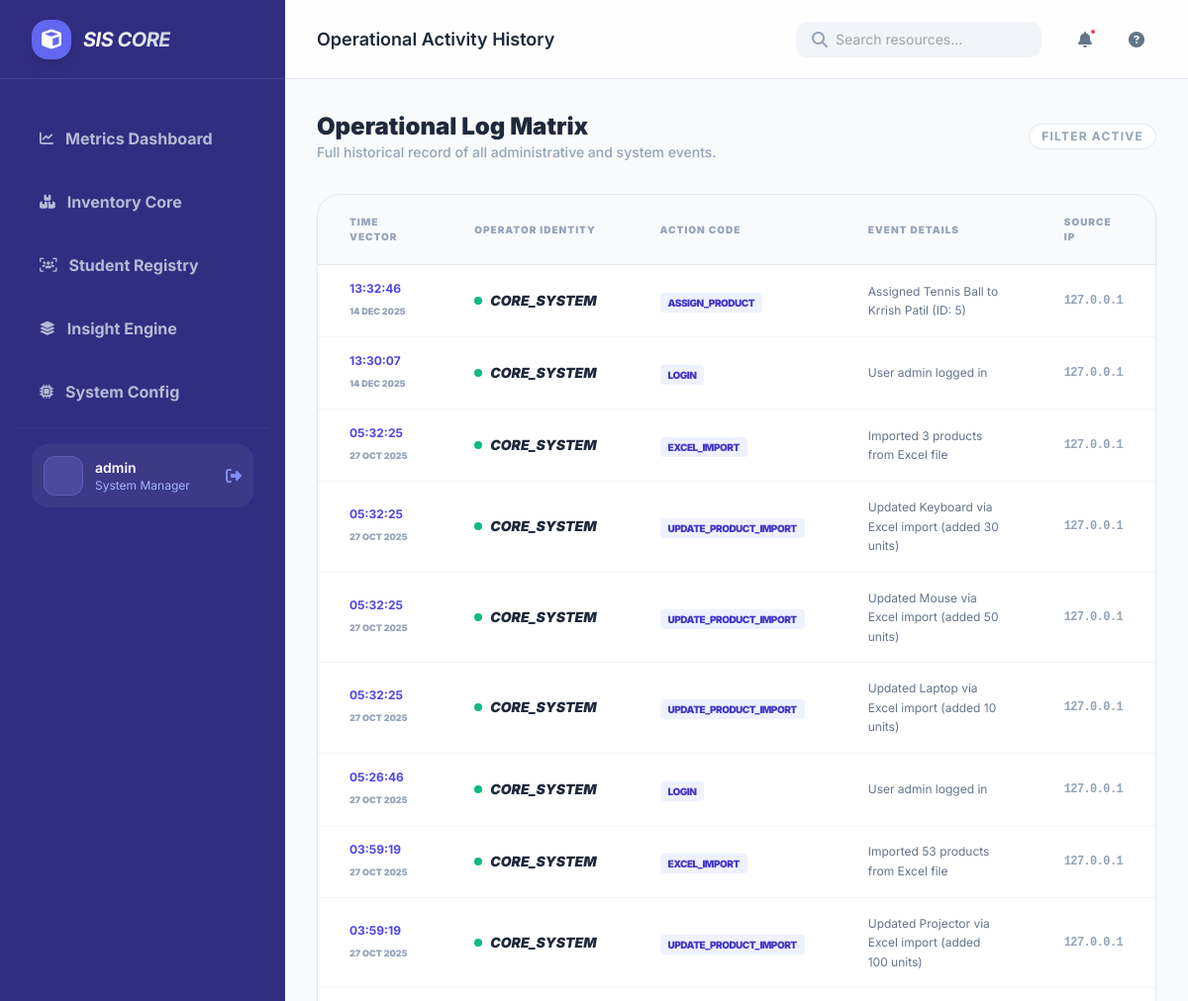
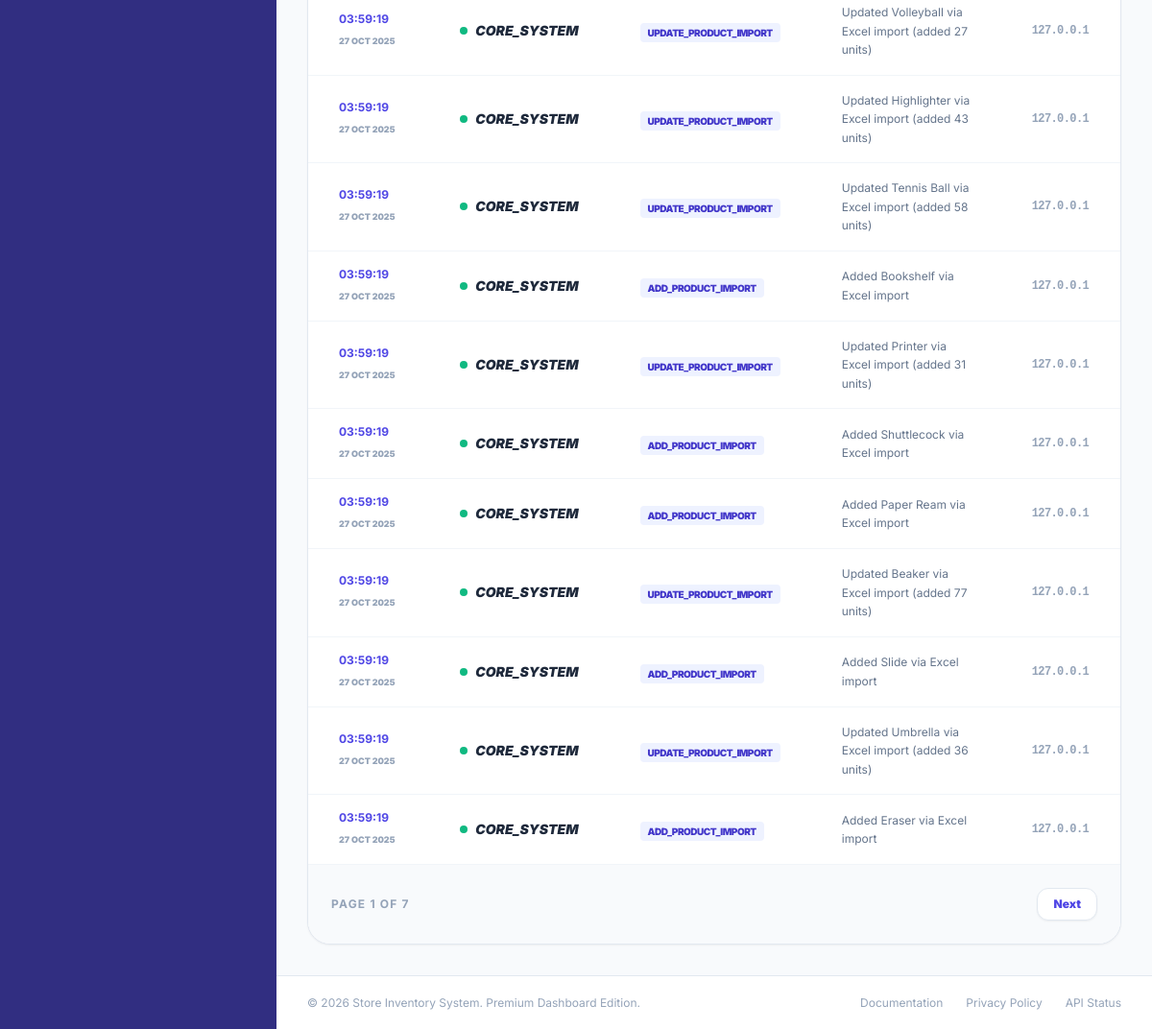
Before: /activity_logs (signed in) with the older database file (2 pictures, top to bottom).
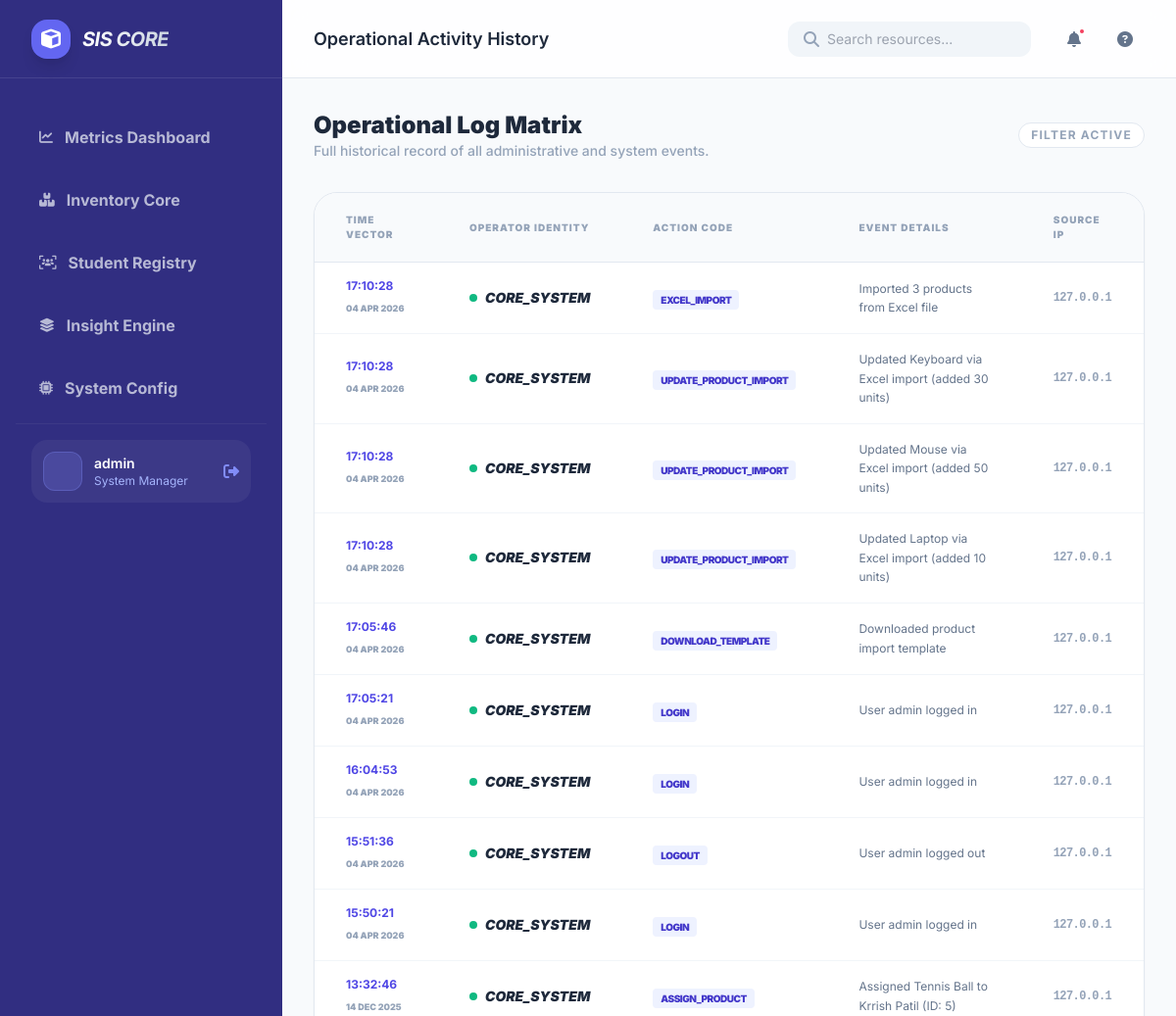
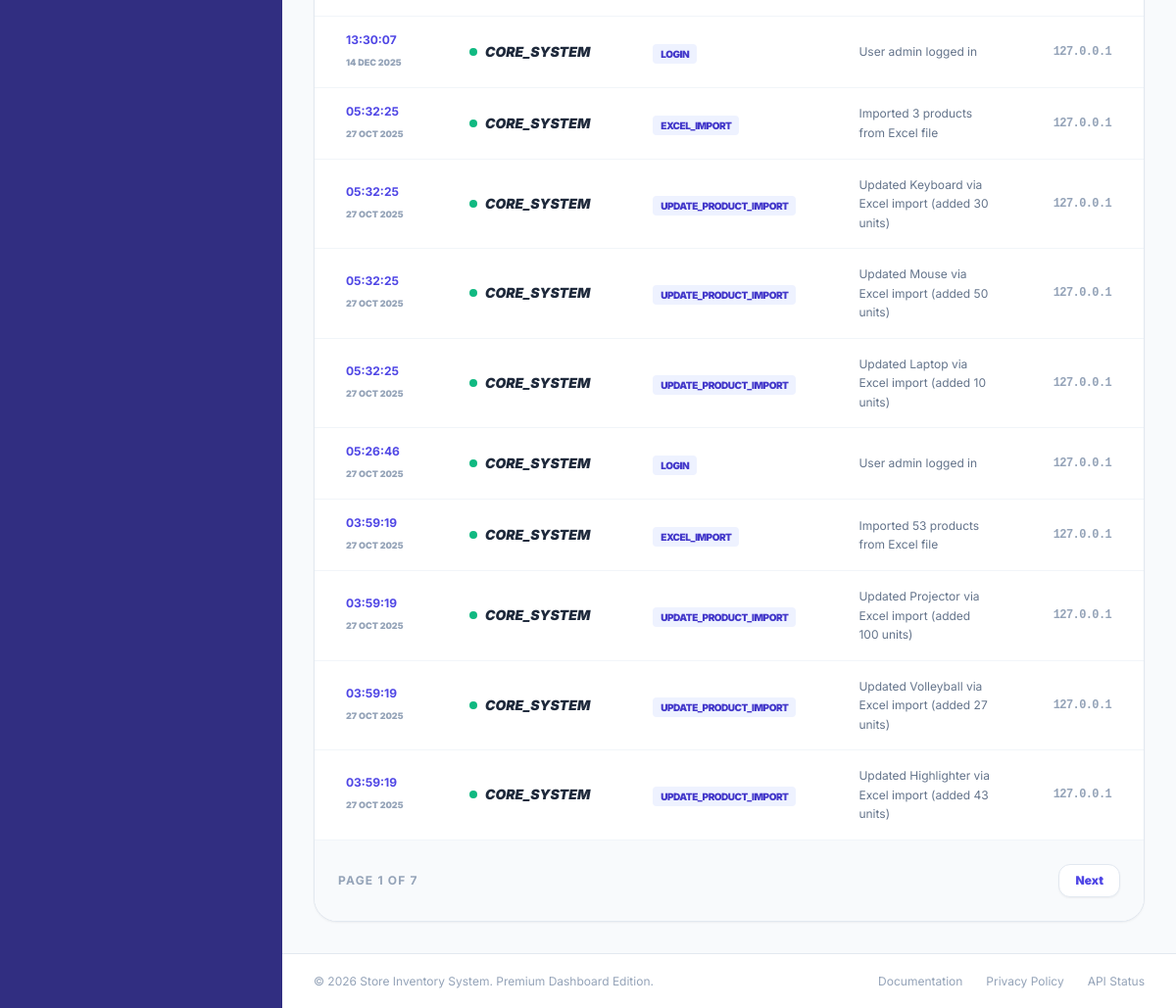
After: the same page with the newer database file (2 pictures, top to bottom).
### app.py (models this page shows)
class ActivityLog(db.Model):
    __tablename__ = 'activity_logs'
    id = db.Column(db.Integer, primary_key=True)
    user_id = db.Column(db.Integer, db.ForeignKey('users.id'), nullable=True)
    action = db.Column(db.String(100), nullable=False)
    details = db.Column(db.Text, nullable=True)
    timestamp = db.Column(db.DateTime, default=datetime.utcnow)
    ip_address = db.Column(db.String(45), nullable=True)

### app.py (the view)
@app.route('/activity_logs')
@login_required
@admin_required
def activity_logs():
    page = request.args.get('page', 1, type=int)
    logs = ActivityLog.query.order_by(ActivityLog.timestamp.desc()).paginate(page=page, per_page=20)
    return render_template('activity_logs.html', logs=logs)

### app.py (called while the page is built)
def login_required(f):
    @wraps(f)
    def decorated_function(*args, **kwargs):
        if 'user_id' not in session:
            flash('Please log in to access this page.', 'warning')
            return redirect(url_for('login', next=request.url))
        return f(*args, **kwargs)
    return decorated_function

def admin_required(f):
    @wraps(f)
    def decorated_function(*args, **kwargs):
        if 'is_admin' not in session or not session['is_admin']:
            flash('You do not have permission to access this page.', 'danger')
            return redirect('/')
        return f(*args, **kwargs)
    return decorated_function

### templates/activity_logs.html (shortened to what this page needs)
{% extends "base.html" %}
{% block header_title %}Operational Activity History{% endblock %}
{% block content %}
<div class="space-y-8">
    <div class="flex items-center justify-between">
        <div>
            <h3 class="text-2xl font-black text-slate-800">Operational Log Matrix</h3>
            <p class="text-sm text-slate-400 font-medium">Full historical record of all administrative and system events.</p>
        </div>
        <div class="flex items-center gap-3">
            <span class="text-xs font-bold text-slate-400 uppercase tracking-widest px-3 py-1 bg-white border border-slate-200 rounded-full">Filter Active</span>
        </div>
    </div>
    <div class="card-modern overflow-hidden">
        <div class="overflow-x-auto">
            <table class="w-full text-left border-collapse">
                <thead class="bg-slate-50 border-b border-slate-200">
                    <tr>
                        <th class="px-8 py-5 text-[10px] font-black text-slate-400 uppercase tracking-widest">Time Vector</th>
                        <th class="px-8 py-5 text-[10px] font-black text-slate-400 uppercase tracking-widest">Operator Identity</th>
                        <th class="px-8 py-5 text-[10px] font-black text-slate-400 uppercase tracking-widest">Action Code</th>
                        <th class="px-8 py-5 text-[10px] font-black text-slate-400 uppercase tracking-widest">Event Details</th>
                        <th class="px-8 py-5 text-[10px] font-black text-slate-400 uppercase tracking-widest">Source IP</th>
                    </tr>
                </thead>
                <tbody class="divide-y divide-slate-100">
                    {% for log in logs.items %}
                    <tr class="hover:bg-slate-50 transition-colors">
                        <td class="px-8 py-4">
                            <span class="text-xs font-bold text-indigo-600 block">{{ log.timestamp.strftime('%H:%M:%S') }}</span>
                            <span class="text-[9px] font-black text-slate-400 uppercase">{{ log.timestamp.strftime('%d %b %Y') }}</span>
                        </td>
                        <td class="px-8 py-4">
                            <div class="flex items-center gap-2">
                                <span class="w-2 h-2 rounded-full bg-emerald-500"></span>
                                <span class="text-sm font-black text-slate-800 italic">{{ log.user.username if log.user else 'CORE_SYSTEM' }}</span>
                            </div>
                        </td>
                        <td class="px-8 py-4">
                            <span class="px-2 py-1 bg-indigo-50 text-indigo-700 text-[10px] font-black rounded uppercase tracking-tighter">{{ log.action }}</span>
                        </td>
                        <td class="px-8 py-4">
                            <p class="text-xs text-slate-500 max-w-lg leading-relaxed">{{ log.details or '-' }}</p>
                        </td>
                        <td class="px-8 py-4 text-xs font-bold text-slate-400 font-mono tracking-tighter">
                            {{ log.ip_address or '0.0.0.0' }}
                        </td>
                    </tr>
                    {% endfor %}
                </tbody>
            </table>
        </div>
        <div class="p-6 bg-slate-50 border-t border-slate-100 flex items-center justify-between">
            <p class="text-xs font-bold text-slate-400 uppercase tracking-widest">Page {{ logs.page }} of {{ logs.pages }}</p>
            <div class="flex gap-2">
                {% if logs.has_next %}
                <a href="{{ url_for('activity_logs', page=logs.next_num) }}" class="px-4 py-2 bg-white border border-slate-200 rounded-xl text-xs font-black text-indigo-600 shadow-sm hover:bg-slate-50 transition-all">Next</a>
                {% endif %}
            </div>
        </div>
    </div>
</div>
{% endblock %}

Changed rows visible on the page:
no longer on this page (row unchanged): ActivityLog: timestamp "03:59:19", timestamp "27 OCT 2025", user "CORE_SYSTEM", action "UPDATE_PRODUCT_IMPORT", details "Updated Tennis Ball via Excel import (added 58 units)", ip_address "127.0.0.1"
no longer on this page (row unchanged): ActivityLog: timestamp "03:59:19", timestamp "27 OCT 2025", user "CORE_SYSTEM", action "ADD_PRODUCT_IMPORT", details "Added Bookshelf via Excel import", ip_address "127.0.0.1"
no longer on this page (row unchanged): ActivityLog: timestamp "03:59:19", timestamp "27 OCT 2025", user "CORE_SYSTEM", action "UPDATE_PRODUCT_IMPORT", details "Updated Printer via Excel import (added 31 units)", ip_address "127.0.0.1"
no longer on this page (row unchanged): ActivityLog: timestamp "03:59:19", timestamp "27 OCT 2025", user "CORE_SYSTEM", action "ADD_PRODUCT_IMPORT", details "Added Shuttlecock via Excel import", ip_address "127.0.0.1"
no longer on this page (row unchanged): ActivityLog: timestamp "03:59:19", timestamp "27 OCT 2025", user "CORE_SYSTEM", action "ADD_PRODUCT_IMPORT", details "Added Paper Ream via Excel import", ip_address "127.0.0.1"
no longer on this page (row unchanged): ActivityLog: timestamp "03:59:19", timestamp "27 OCT 2025", user "CORE_SYSTEM", action "UPDATE_PRODUCT_IMPORT", details "Updated Beaker via Excel import (added 77 units)", ip_address "127.0.0.1"
no longer on this page (row unchanged): ActivityLog: timestamp "03:59:19", timestamp "27 OCT 2025", user "CORE_SYSTEM", action "ADD_PRODUCT_IMPORT", details "Added Slide via Excel import", ip_address "127.0.0.1"
no longer on this page (row unchanged): ActivityLog: timestamp "03:59:19", timestamp "27 OCT 2025", user "CORE_SYSTEM", action "UPDATE_PRODUCT_IMPORT", details "Updated Umbrella via Excel import (added 36 units)", ip_address "127.0.0.1"
no longer on this page (row unchanged): ActivityLog: timestamp "03:59:19", timestamp "27 OCT 2025", user "CORE_SYSTEM", action "ADD_PRODUCT_IMPORT", details "Added Eraser via Excel import", ip_address "127.0.0.1"
added ActivityLog: timestamp "17:10:28", timestamp "04 APR 2026", user "CORE_SYSTEM", action "EXCEL_IMPORT", details "Imported 3 products from Excel file", ip_address "127.0.0.1"
added ActivityLog: timestamp "17:10:28", timestamp "04 APR 2026", user "CORE_SYSTEM", action "UPDATE_PRODUCT_IMPORT", details "Updated Keyboard via Excel import (added 30 units)", ip_address "127.0.0.1"
added ActivityLog: timestamp "17:10:28", timestamp "04 APR 2026", user "CORE_SYSTEM", action "UPDATE_PRODUCT_IMPORT", details "Updated Mouse via Excel import (added 50 units)", ip_address "127.0.0.1"
added ActivityLog: timestamp "17:10:28", timestamp "04 APR 2026", user "CORE_SYSTEM", action "UPDATE_PRODUCT_IMPORT", details "Updated Laptop via Excel import (added 10 units)", ip_address "127.0.0.1"
added ActivityLog: timestamp "17:05:46", timestamp "04 APR 2026", user "CORE_SYSTEM", action "DOWNLOAD_TEMPLATE", details "Downloaded product import template", ip_address "127.0.0.1"
added ActivityLog: timestamp "17:05:21", timestamp "04 APR 2026", user "CORE_SYSTEM", action "LOGIN", details "User admin logged in", ip_address "127.0.0.1"
added ActivityLog: timestamp "16:04:53", timestamp "04 APR 2026", user "CORE_SYSTEM", action "LOGIN", details "User admin logged in", ip_address "127.0.0.1"
added ActivityLog: timestamp "15:51:36", timestamp "04 APR 2026", user "CORE_SYSTEM", action "LOGOUT", details "User admin logged out", ip_address "127.0.0.1"
added ActivityLog: timestamp "15:50:21", timestamp "04 APR 2026", user "CORE_SYSTEM", action "LOGIN", details "User admin logged in", ip_address "127.0.0.1"
